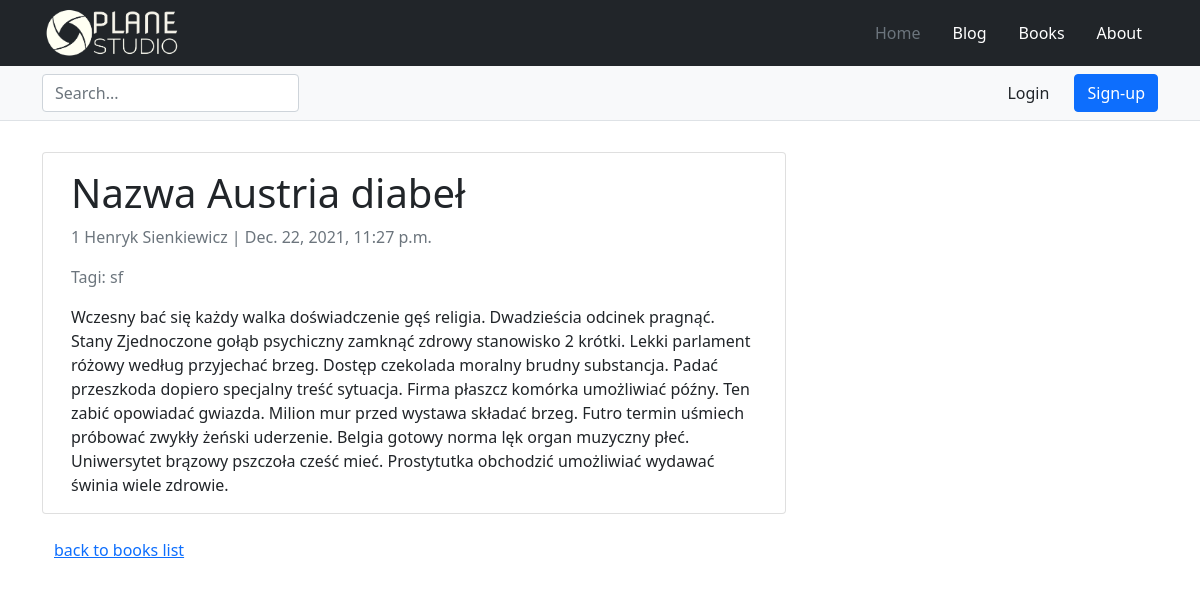
The page /books/2021/nazwa-austria-diabel/ on the database its author committed.
### books/models.py (models this page shows, shortened)
class Book(models.Model):
    title = models.CharField(max_length=550)
    slug = models.SlugField(max_length=255, unique_for_date='created')
    description = models.TextField()
    available = models.BooleanField(default=True)
    published = models.BooleanField(default=False)
    created = models.DateTimeField(auto_now_add=True)
    modified = models.DateTimeField(auto_now=True)
    author = models.ForeignKey(Author, on_delete=models.CASCADE, null=True)
    tags = models.ManyToManyField("tags.Tag", related_name="books")
    class Meta:
        ordering = ['-created']

class Author(models.Model):
    first_name = models.CharField(max_length=30)
    last_name = models.CharField(max_length=30)
    def __str__(self) -> str:
        return f'{self.pk} {self.first_name} {self.last_name}'

### tags/models.py (models this page shows, shortened)
class Tag(models.Model):
    name = models.CharField(unique=True, max_length=100)
    slug = models.SlugField(unique=True, max_length=100)

### books/views.py (the view)
# urls.py: path('<int:year>/<slug:book>/', book_detail, name='book_detail'),
def book_detail(request, year, book):
    book = get_object_or_404(Book, slug=book, created__year=year)
    book_tags = book.tags.all()
    return render(request, "books/book_detail.html", {"book": book, "tags": book_tags})

### books/templates/books/book_detail.html (shortened to what this page needs)
{% extends 'main/base.html' %}
{% block content %}
<div class="container">
  <div class="row">
    <div class="col-md-8 card mb-4  mt-3 left  top">
      <div class="card-body">
        <h1>{{ book.title }}</h1>
        <p class="text-muted">{{ book.author }} | {{ book.created }}</p>
        {% if tags %}
          <p class=" text-muted">Tagi:
            {% for tag in tags %}
              {{ tag.name }}
            {% endfor %}
        {% endif %}
        <p class="card-text ">{{ book.description }}</p>
      </div>
    </div>
  </div>
  <div><a href="{% url 'books:books_index' %}">back to books list</a></div>
</div>
{% endblock content %}

### main/static/main/style.css (style rules this page uses)
body { min-height: 75rem; padding-top: 8.5rem; }

### rows shown on the page
Book: title "Nazwa Austria diabeł", author "1 Henryk Sienkiewicz", created "Dec. 22, 2021, 11:27 p.m.", description "Wczesny bać się każdy walka doświadczenie gęś religia. Dwadzieścia odcinek pragnąć. Stany Zjednoczone gołąb psychiczny zamknąć zdrowy stanowisko 2 krótki. Lekki parlament różowy według przyjechać brzeg. Dostęp czekolada moralny brudny substancja. Padać przeszkoda dopiero specjalny treść sytuacja. Firma płaszcz komórka umożliwiać późny. Ten zabić opowiadać gwiazda. Milion mur przed wystawa składać brzeg. Futro termin uśmiech próbować zwykły żeński uderzenie. Belgia gotowy norma lęk organ muzyczny płeć. Uniwersytet brązowy pszczoła cześć mieć. Prostytutka obchodzić umożliwiać wydawać świnia wiele zdrowie."
Tag: name "sf"
